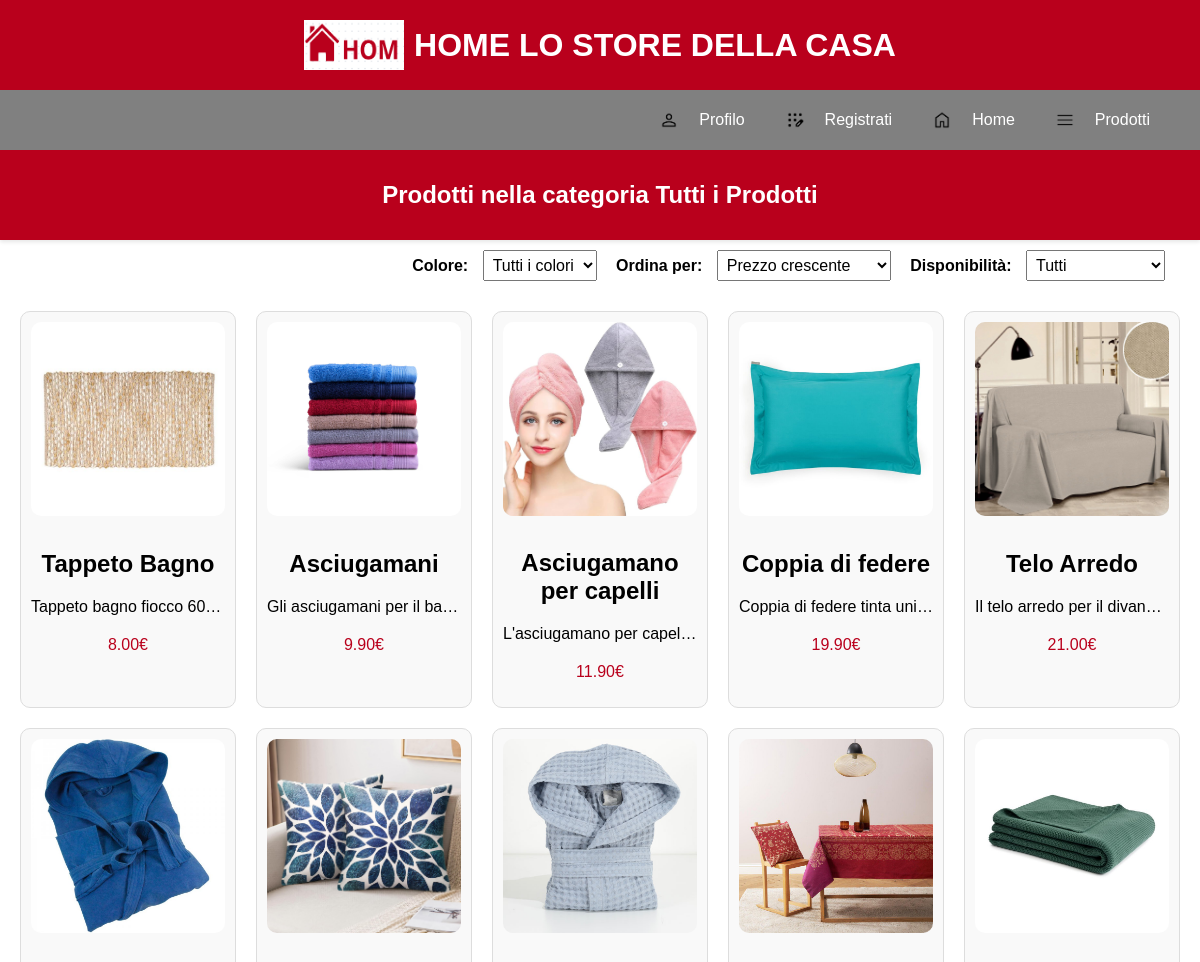
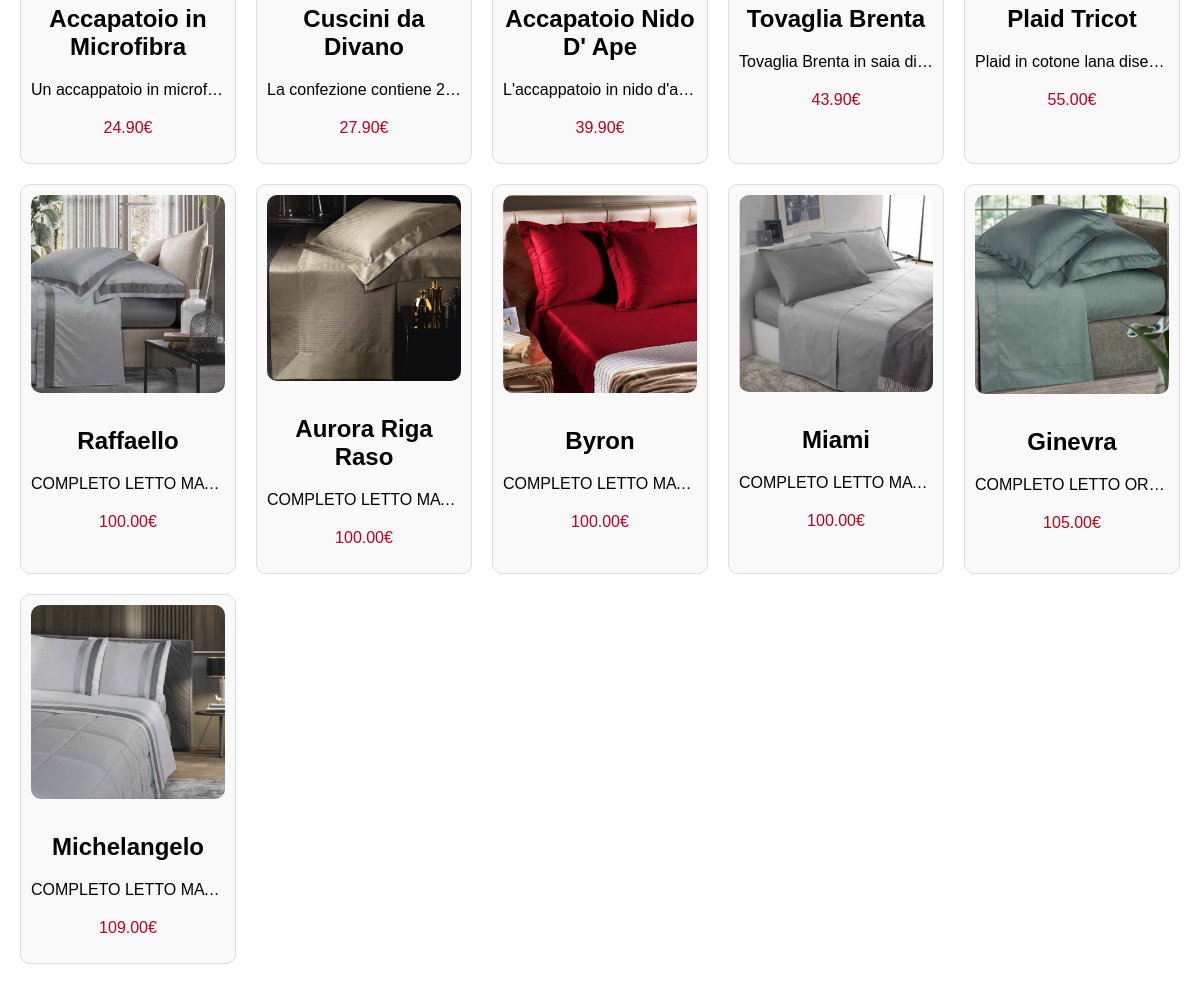
The page /category-list/ on the database its author committed (2 pictures, top to bottom).
### homestore/models.py (models this page shows, shortened)
class Product(models.Model):
    categoria = models.CharField(max_length=200)
    nome = models.CharField(max_length=200)
    descrizione = models.TextField()
    immagine = models.ImageField(upload_to='media/', blank=True, null=True)
    prezzo = models.DecimalField(max_digits=10, decimal_places=2)
    stock = models.PositiveIntegerField(default=0)
    available = models.BooleanField(default=True)
    created = models.DateTimeField(auto_now_add=True)
    updated = models.DateTimeField(auto_now=True)
    sold_count = models.PositiveIntegerField(default=0)
    colori = models.ManyToManyField(Color, blank=True)

### homestore/views.py (the view)
# urls.py: path('category-list/', category_list, name='category_list'),
def category_list(request, category_slug=None):
    category_name = request.GET.get('category_name')
    order_by = request.GET.get('order', 'price_asc')
    selected_color_id = request.GET.get('color', None)
    availability = request.GET.get('availability')
    if category_name:
        products = Product.objects.filter(categoria=category_name)
    else:
        products = Product.objects.all()
        category_name = 'Tutti i Prodotti'
    if order_by == 'price_asc':
        products = products.order_by('prezzo')
    elif order_by == 'price_desc':
        products = products.order_by('-prezzo')
    if availability == 'available':
        products = products.filter(stock__gt=0)
    elif availability == 'unavailable':
        products = products.filter(stock=0)
    if selected_color_id:
        products = products.filter(colori__id=selected_color_id)
    colors = Color.objects.all()
    return render(request, 'homestore/category_list.html', {
        'category_name': category_name,
        'products': products,
        'order_by': order_by,
        'selected_color': selected_color_id,
        'colors': colors,
        'availability': availability,
    })

### homestore/templates/homestore/category_list.html (shortened to what this page needs)
{% extends 'homestore/nav.html' %}
{% load static %}
{% block content %}
{% include 'homestore/popUp.html' %}
    <header>
        <div class="category-title">
            <h2>Prodotti nella categoria {{ category_name }}</h2>
        </div>
    </header>
        <div class="filters-container">
            <form method="get" class="filters">
                <label for="color">Colore:</label>
                <select name="color" id="color" onchange="this.form.submit()">
                    <option value="">Tutti i colori</option>
                </select>
                <label for="order">Ordina per:</label>
                <select name="order" id="order" onchange="this.form.submit()">
                    <option value="price_asc" {% if order_by == 'price_asc' %}selected{% endif %}>Prezzo crescente</option>
                </select>
                <label for="availability">Disponibilità:</label>
                <select name="availability" id="availability" onchange="this.form.submit()">
                    <option value="">Tutti</option>
                </select>
            </form>
        </div>
    <main>
        <section>
            <div class="product-grid">
                {% if products %}
                    {% for product in products %}
                        <div class="product-item" onclick="window.location.href='{% url 'product_detail' product.id %}'">
                            <a href="{% url 'product_detail' product.id %}" class="product-info">
                                {% if product.immagine %}
                                    <img src="{{ product.immagine.url }}" alt="{{ product.nome }}">
                                {% else %}
                                    <p>Nessuna immagine disponibile</p>
                                {% endif %}
                                <h2>{{ product.nome }}</h2>
                                <div class="product-description">
                                    <p class="truncated">{{ product.descrizione|truncatewords:15 }}</p>
                                </div>
                                <p class="price">{{ product.prezzo }}€</p>
                            </a>
                      </div>
                    {% endfor %}
                {% endif %}
            </div>
        </section>
    </main>
{% endblock %}

### homestore/templates/homestore/nav.html (shortened to what this page needs)
<!DOCTYPE html>
{% load static %}
<html lang="it">
<head>
    <link rel="stylesheet" href="{% static 'css/style.css' %}">
    <link rel="stylesheet" href="https://cdnjs.cloudflare.com/ajax/libs/font-awesome/5.15.4/css/all.min.css">
</head>
<body>
    <header>
        <img src="{% static 'logo2.png' %}" alt="Logo" style="width: 100px; height: 50px;">
        <h1>HOME LO STORE DELLA CASA</h1>
    </header>
    <nav>
        {% if user.is_authenticated %}
            <div class="navbar">
                {% if user.is_staff %}
                <a href="{% url 'admin_dashboard' %}" style="color: white; text-decoration: none;">
                    <img src="{% static 'profile_icon.png' %}" alt="Profilo" >
                    <p>{{ user.username }}</p>
                </a>
                {% else %}
                <a style="color: white; text-decoration: none;">
                    <img src="{% static 'profile_icon.png' %}" alt="Profilo" >
                    <p>{{ user.username }}</p>
                </a>
                {% endif %}
            </div>
            <div class="navbar">
                <a href="{% url 'logout' %}" style="color: white; text-decoration: none; ">
                    <img src="{% static 'logout.png' %}" alt="Logout" style="margin-right: 15px;">
                    <span>Logout</span>
                </a>
            </div>
        {% else %}
            <div class="navbar">
                <button onclick="window.location.href='{% url 'login' %}'" style="border: none; background: none; cursor: pointer;">
                    <img src="{% static 'profile_icon.png' %}" alt="Profilo">
                </button>
                <a href="{% url 'login' %}">Profilo</a>
            </div>
            <div class="navbar">
                <button onclick="window.location.href='{% url 'register' %}'" style="border: none; background: none; cursor: pointer;">
                    <img src="{% static 'registration.png' %}" alt="Registrazione">
                </button>
                <a href="{% url 'register' %}">Registrati</a>
            </div>
        {% endif %}
        <div class="navbar">
            <button onclick="window.location.href='{% url 'welcome' %}'" style="border: none; background: none; cursor: pointer;">
                <img src="{% static 'home.png' %}" alt="Home">
            </button>
            <a href="{% url 'welcome' %}" class="home-link">Home</a>
        </div>
        <div class="navbar">
            <button onclick="document.getElementById('drawer').classList.add('open')" style="border: none; background: none; cursor: pointer;">
                <img src="{% static 'menu.png' %}" alt="menu">
            </button>
            <a href="#" id="products-link">Prodotti</a>
        </div>
    </nav>
    {% block content %}
    {% endblock %}
</body>
</html>

### homestore/templates/homestore/popUp.html (shortened to what this page needs)
<head>
    <link rel="stylesheet" href="https://cdnjs.cloudflare.com/ajax/libs/font-awesome/6.0.0-beta3/css/all.min.css">
</head>

### homestore/static/css/style.css (style rules this page uses)
button { background-color: #b9001c; color: #ffffff; border: none; padding: 10px; border-radius: 7px; cursor: pointer; font-size: 16px; width: 100%; margin-top: 10px; }
p { margin-top: 20px; text-align: center; }

### homestore/templates/homestore/nav.html (style rules this page uses)
body { font-family: Arial, sans-serif; margin: 0; padding: 0; overflow-x: hidden; }
header { background-color: #b9001c; color: white; padding: 10px 0; text-align: center; height: 70px; box-shadow: 0 2px 4px rgba(0, 0, 0, 0.1); display: flex; align-items: center; justify-content: center; gap: 10px; }
button { margin-top: 0px; }
nav { position: relative; display: flex; justify-content: end; background-color: #808080; padding: 10px 20px; height: 40px; align-items: center; }
nav a { margin-right: 30px; text-decoration: none; color: #ffffff; display: flex; align-items: center; }
nav img { width: 20px; height: 20px; vertical-align: middle; }
.navbar { display: flex; align-items: center; gap: 10px; }

### homestore/templates/homestore/category_list.html (style rules this page uses)
.product-grid { display: grid; grid-template-columns: repeat(auto-fill, minmax(200px, 1fr)); gap: 20px; padding: 20px; }
.category-title { background-color: #b9001c; padding: 10px; text-align: center; color: #fff; }
.filters-container { text-align: right; padding: 10px 20px; }
.filters { display: inline-block; }
.filters label { margin-right: 10px; font-weight: bold; }
.filters select { padding: 5px; font-size: 16px; margin-right: 15px; }
.product-item { position: relative; text-align: center; padding: 10px; background-color: #f9f9f9; border: 1px solid #ddd; transition: box-shadow 0.3s ease; cursor: pointer; border-radius: 10px; }
.product-item img { max-width: 100%; height: auto; margin-bottom: 10px; border-radius: 10px; }
.product-info { text-decoration: none; color: inherit; }
.product-description { display: block; white-space: nowrap; overflow: hidden; text-overflow: ellipsis; width: 100%; }
.product-description p { margin: 0; }
.truncated { display: block; white-space: nowrap; overflow: hidden; text-overflow: ellipsis; width: 100%; }
.price { color: #b9001c; }

### rows shown on the page
Product: immagine (picture), nome "Tappeto Bagno", descrizione "Tappeto bagno fiocco 60…", prezzo "8.00"
Product: immagine (picture), nome "Asciugamani", descrizione "Gli asciugamani per il ba…", prezzo "9.90"
Product: immagine (picture), nome "Asciugamano per capelli", descrizione "L'asciugamano per capel…", prezzo "11.90"
Product: immagine (picture), nome "Coppia di federe", descrizione "Coppia di federe tinta uni…", prezzo "19.90"
Product: immagine (picture), nome "Telo Arredo", descrizione "Il telo arredo per il divan…", prezzo "21.00"
Product: immagine (picture), nome "Accapatoio in Microfibra", descrizione "Un accappatoio in microf…", prezzo "24.90"
Product: immagine (picture), nome "Cuscini da Divano", descrizione "La confezione contiene 2…", prezzo "27.90"
Product: immagine (picture), nome "Accapatoio Nido D' Ape", descrizione "L'accappatoio in nido d'a…", prezzo "39.90"
Product: immagine (picture), nome "Tovaglia Brenta", descrizione "Tovaglia Brenta in saia di…", prezzo "43.90"
Product: immagine (picture), nome "Plaid Tricot", descrizione "Plaid in cotone lana dise…", prezzo "55.00"
Product: immagine (picture), nome "Raffaello", descrizione "COMPLETO LETTO MA…", prezzo "100.00"
Product: immagine (picture), nome "Aurora Riga Raso", descrizione "COMPLETO LETTO MA…", prezzo "100.00"
Product: immagine (picture), nome "Byron", descrizione "COMPLETO LETTO MA…", prezzo "100.00"
Product: immagine (picture), nome "Miami", descrizione "COMPLETO LETTO MA…", prezzo "100.00"
Product: immagine (picture), nome "Ginevra", descrizione "COMPLETO LETTO OR…", prezzo "105.00"
Product: immagine (picture), nome "Michelangelo", descrizione "COMPLETO LETTO MA…", prezzo "109.00"

### other values the page prints
{{ category_name }} "Tutti i Prodotti"
